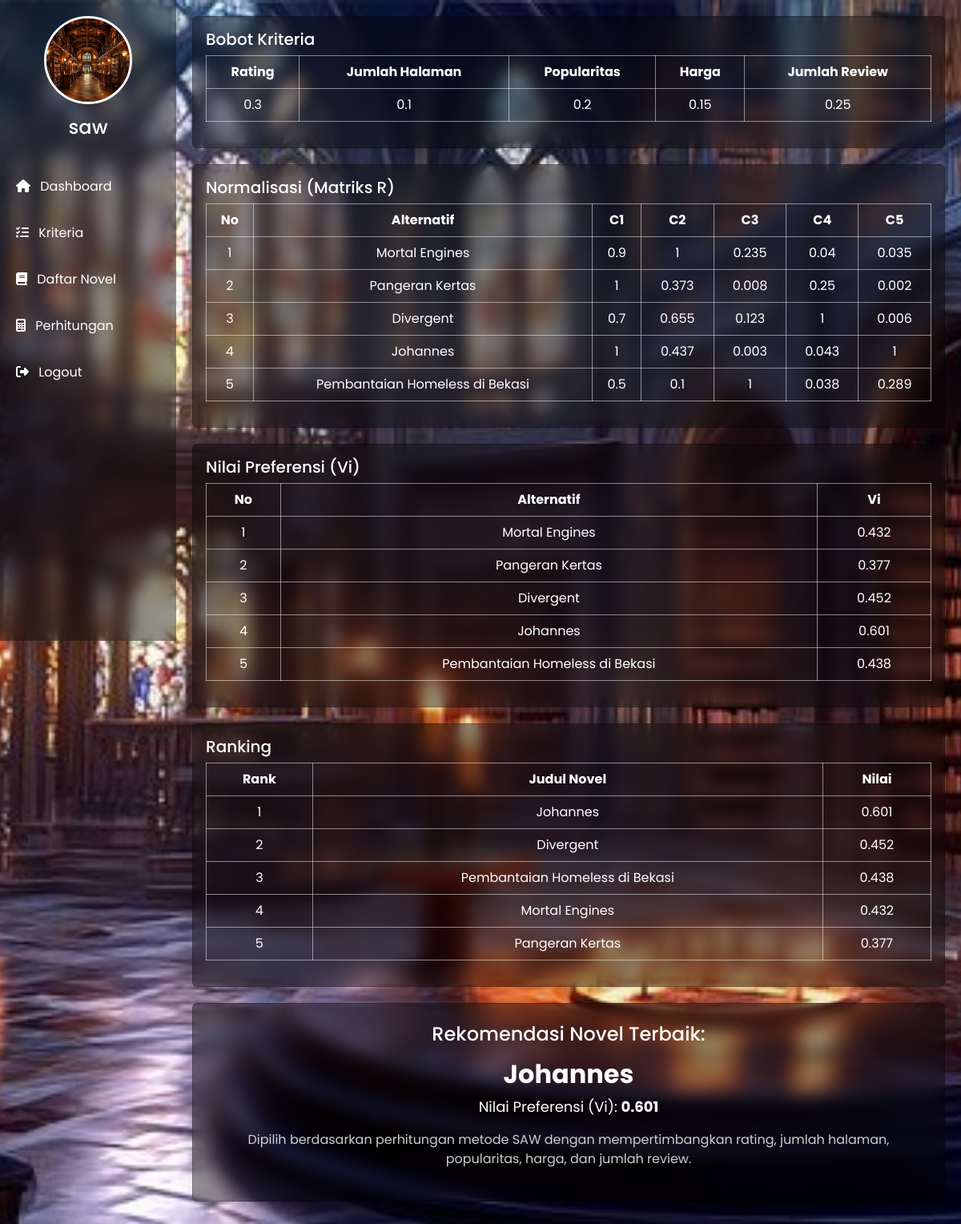
The app's page /perhitungan.php (signed in) with its own data.
### tables this page shows
CREATE TABLE `tbl_alternatif` (
  `id_alternatif` bigint(10) NOT NULL,
  `kode` text NOT NULL,
  `novel` text NOT NULL,
  `C1` text NOT NULL,
  `C2` text NOT NULL,
  `C3` text NOT NULL,
  `C4` text NOT NULL,
  `C5` text NOT NULL,
  `id_daftar` int(10) NOT NULL
);

### perhitungan.php (the view, shortened to what this page needs)
<?php
require_once "db.php";
$alternatif = [];
$result = mysqli_query($koneksi, "SELECT * FROM tbl_alternatif ORDER BY id_alternatif ASC");
while ($row = mysqli_fetch_assoc($result)) {
    $alternatif[] = $row;
}
$qBobot = mysqli_query($koneksi, "SELECT * FROM tbl_kriteria ORDER BY id_kriteria DESC LIMIT 1");
$bobot = mysqli_fetch_assoc($qBobot);
$totalBobot = $bobot['C1'] + $bobot['C2'] + $bobot['C3'] + $bobot['C4'] + $bobot['C5'];
if ($totalBobot == 0) {
    $w = [0,0,0,0,0];
} else {
    $w = [
        $bobot['C1'] / $totalBobot,
        $bobot['C2'] / $totalBobot,
        $bobot['C3'] / $totalBobot,
        $bobot['C4'] / $totalBobot,
        $bobot['C5'] / $totalBobot
    ];
}
$R = [];
$maxC = ['C1'=>-INF,'C2'=>-INF,'C3'=>-INF,'C5'=>-INF];
$minC = ['C4'=>INF];
foreach ($alternatif as $a) {
    foreach(['C1','C2','C3','C5'] as $c) {
        if ($a[$c] > $maxC[$c]) $maxC[$c] = $a[$c];
    }
    foreach(['C4'] as $c) {
        if ($a[$c] < $minC[$c]) $minC[$c] = $a[$c];
    }
}
foreach ($alternatif as $a) {
    $r = [];
    foreach(['C1','C2','C3','C5'] as $c) {
        $r[$c] = ($maxC[$c] == 0) ? 0 : round($a[$c] / $maxC[$c], 3);
    }
    foreach(['C4'] as $c) {
        $r[$c] = ($a[$c] == 0) ? 0 : round($minC[$c] / $a[$c], 3);
    }
    $R[] = $r;
}
$Vi = [];
foreach ($R as $i => $r) {
    $Vi[$i] = round(
        $r['C1']*$w[0] + $r['C2']*$w[1] + $r['C3']*$w[2] + $r['C4']*$w[3] + $r['C5']*$w[4],
        3
    );
}
$ranking = $Vi;
arsort($ranking);
$topIndex = array_key_first($ranking);
$topNama  = $alternatif[$topIndex]['novel'];
$topNilai = $ranking[$topIndex];
?>
<!DOCTYPE html>
<html lang="id">
<head>
    <link href="https://cdn.jsdelivr.net/npm/bootstrap@5.3.3/dist/css/bootstrap.min.css" rel="stylesheet">
    <link href="https://cdnjs.cloudflare.com/ajax/libs/font-awesome/6.4.0/css/all.min.css" rel="stylesheet">
</head>
<body>
    <div class="sidebar">
        <img src="uploads/perpus1.jpeg">
        <h3><?= $_SESSION['username'] ?></h3>
        <a href="dashboard.php"><i class="fas fa-home me-2"></i> Dashboard</a>
        <a href="kriteria.php"><i class="fas fa-list-check me-2"></i> Kriteria</a>
        <a href="alternatif.php"><i class="fas fa-book me-2"></i> Daftar Novel</a>
        <a href="perhitungan.php" class="active"><i class="fas fa-calculator me-2"></i> Perhitungan</a>
        <a href="logout.php"><i class="fas fa-sign-out-alt me-2"></i> Logout</a>
    </div>
    <div class="main">
        <div class="card p-3">
            <h5>Bobot Kriteria</h5>
            <table class="table table-bordered text-center">
                <tr>
                    <th>Rating</th>
                    <th>Jumlah Halaman</th>
                    <th>Popularitas</th>
                    <th>Harga</th>
                    <th>Jumlah Review</th>
                </tr>
                <tr>
                    <td><?= round($w[0],3) ?></td>
                    <td><?= round($w[1],3) ?></td>
                    <td><?= round($w[2],3) ?></td>
                    <td><?= round($w[3],3) ?></td>
                    <td><?= round($w[4],3) ?></td>
                </tr>
            </table>
        </div>
        <div class="card p-3">
            <h5>Normalisasi (Matriks R)</h5>
            <table class="table table-bordered text-center">
                <tr>
                    <th>No</th>
                    <th>Alternatif</th>
                    <th>C1</th>
                    <th>C2</th>
                    <th>C3</th>
                    <th>C4</th>
                    <th>C5</th>
                </tr>
                <?php foreach($R as $i=>$r): ?>
                <tr>
                    <td><?= $i+1 ?></td>
                    <td><?= $alternatif[$i]['novel'] ?></td>
                    <td><?= $r['C1'] ?></td>
                    <td><?= $r['C2'] ?></td>
                    <td><?= $r['C3'] ?></td>
                    <td><?= $r['C4'] ?></td>
                    <td><?= $r['C5'] ?></td>
                </tr>
                <?php endforeach; ?>
            </table>
        </div>
        <div class="card p-3">
            <h5>Nilai Preferensi (Vi)</h5>
            <table class="table table-bordered text-center">
                <tr>
                    <th>No</th>
                    <th>Alternatif</th>
                    <th>Vi</th>
                </tr>
                <?php foreach($Vi as $i=>$v): ?>
                <tr>
                    <td><?= $i+1 ?></td>
                    <td><?= $alternatif[$i]['novel'] ?></td>
                    <td><?= $v ?></td>
                </tr>
                <?php endforeach; ?>
            </table>
        </div>
        <div class="card p-3">
            <h5>Ranking</h5>
            <table class="table table-bordered text-center">
                <tr>
                    <th>Rank</th>
                    <th>Judul Novel</th>
                    <th>Nilai</th>
                </tr>
                <?php $rank=1; foreach($ranking as $i=>$v): ?>
                <tr>
                    <td><?= $rank++ ?></td>
                    <td><?= $alternatif[$i]['novel'] ?></td>
                    <td><?= $v ?></td>
                </tr>
                <?php endforeach; ?>
            </table>
        </div>
        <div class="card p-4 text-center">
            <h4 class="mb-3">Rekomendasi Novel Terbaik:</h4>
            <h2 style="font-weight:700;">
                <?= $topNama ?>
            </h2>
            <p style="font-size:18px;">
                Nilai Preferensi (Vi): <b><?= $topNilai ?></b>
            </p>
            <p style="opacity:0.8;">
                Dipilih berdasarkan perhitungan metode SAW dengan mempertimbangkan
                rating, jumlah halaman, popularitas, harga, dan jumlah review.
            </p>
        </div>
    </div>
</body>
</html>

### perhitungan.php (style rules this page uses)
body { font-family: 'Poppins', sans-serif; background: url('uploads/perpus6.jpeg') center/cover no-repeat; margin: 0; }
.sidebar { position: fixed; top: 0; left: 0; width: 220px; height: 100vh; background: rgba(0, 0, 0, 0.4); backdrop-filter: blur(10px); padding-top: 20px; display: flex; flex-direction: column; align-items: center; color: #fff; }
.sidebar img { width: 110px; height: 110px; border-radius: 50%; margin-bottom: 15px; object-fit: cover; border: 3px solid #fff; }
.sidebar h3 { margin-bottom: 30px; text-align: center; font-size: 1.5rem; }
.sidebar a { width: 100%; text-align: left; padding: 12px 20px; margin: 5px 0; color: #fff; text-decoration: none; border-radius: 10px; transition: all 0.3s; }
.main { margin-left: 220px; padding: 20px; }
.card { margin-bottom: 20px; box-shadow: 0 5px 20px rgba(0, 0, 0, 0.1); background: rgba(0, 0, 0, 0.4); backdrop-filter: blur(10px); }
.card { color: #fff !important; }
.card h5 { color: #fff !important; }
.table { background: transparent !important; color: #fff !important; }
.table> :not(caption)>*>* { background: transparent !important; color: #fff !important; }
.table tbody td { color: #fff !important; background: transparent !important; }
.table, .table th, .table td { border: 1px solid rgba(255, 255, 255, 0.5) !important; }

### records on screen
tbl_alternatif: novel "Mortal Engines", v "0.432"
tbl_alternatif: novel "Pangeran Kertas", v "0.377"
tbl_alternatif: novel "Divergent", v "0.452"
tbl_alternatif: novel "Johannes", v "0.601"
tbl_alternatif: novel "Pembantaian Homeless di Bekasi", v "0.438"

### other values on screen
$_SESSION['username'] "saw"
$w[0] "0.3"
$w[1] "0.1"
$w[2] "0.2"
$w[3] "0.15"
$w[4] "0.25"
$r['C1'] "0.9"
$r['C2'] "1"
$r['C3'] "0.235"
$r['C4'] "0.04"
$r['C5'] "0.035"
$r['C1'] "1"
$r['C2'] "0.373"
$r['C3'] "0.008"
$r['C4'] "0.25"
